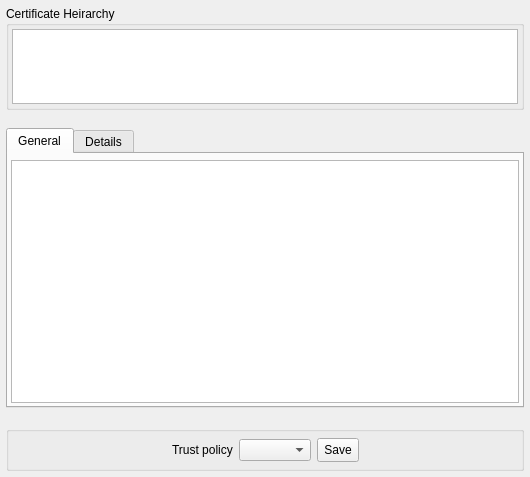
<?xml version="1.0" encoding="UTF-8"?>
<ui version="4.0">
 <class>QgsAuthCertInfo</class>
 <widget class="QWidget" name="QgsAuthCertInfo">
  <property name="geometry">
   <rect>
    <x>0</x>
    <y>0</y>
    <width>530</width>
    <height>477</height>
   </rect>
  </property>
  <property name="minimumSize">
   <size>
    <width>400</width>
    <height>400</height>
   </size>
  </property>
  <property name="windowTitle">
   <string>Certificate Info</string>
  </property>
  <layout class="QVBoxLayout" name="verticalLayout_3">
   <property name="spacing">
    <number>18</number>
   </property>
   <property name="leftMargin">
    <number>6</number>
   </property>
   <property name="topMargin">
    <number>6</number>
   </property>
   <property name="rightMargin">
    <number>6</number>
   </property>
   <property name="bottomMargin">
    <number>6</number>
   </property>
   <item>
    <widget class="QGroupBox" name="grpbxHeirarchy">
     <property name="sizePolicy">
      <sizepolicy hsizetype="Preferred" vsizetype="Preferred">
       <horstretch>0</horstretch>
       <verstretch>1</verstretch>
      </sizepolicy>
     </property>
     <property name="title">
      <string>Certificate Heirarchy</string>
     </property>
     <layout class="QVBoxLayout" name="verticalLayout_4">
      <property name="leftMargin">
       <number>3</number>
      </property>
      <property name="topMargin">
       <number>3</number>
      </property>
      <property name="rightMargin">
       <number>3</number>
      </property>
      <property name="bottomMargin">
       <number>3</number>
      </property>
      <item>
       <widget class="QTreeWidget" name="treeHeirarchy">
        <property name="minimumSize">
         <size>
          <width>0</width>
          <height>75</height>
         </size>
        </property>
        <property name="editTriggers">
         <set>QAbstractItemView::NoEditTriggers</set>
        </property>
        <property name="iconSize">
         <size>
          <width>26</width>
          <height>22</height>
         </size>
        </property>
        <property name="verticalScrollMode">
         <enum>QAbstractItemView::ScrollPerPixel</enum>
        </property>
        <attribute name="headerVisible">
         <bool>false</bool>
        </attribute>
        <column>
         <property name="text">
          <string notr="true">1</string>
         </property>
        </column>
       </widget>
      </item>
     </layout>
    </widget>
   </item>
   <item>
    <widget class="QTabWidget" name="tabWidgetInfo">
     <property name="sizePolicy">
      <sizepolicy hsizetype="Expanding" vsizetype="Expanding">
       <horstretch>0</horstretch>
       <verstretch>4</verstretch>
      </sizepolicy>
     </property>
     <property name="currentIndex">
      <number>0</number>
     </property>
     <widget class="QWidget" name="tabGeneral">
      <attribute name="title">
       <string>General</string>
      </attribute>
      <layout class="QVBoxLayout" name="verticalLayout_2">
       <property name="spacing">
        <number>3</number>
       </property>
       <property name="leftMargin">
        <number>3</number>
       </property>
       <property name="topMargin">
        <number>6</number>
       </property>
       <property name="rightMargin">
        <number>3</number>
       </property>
       <property name="bottomMargin">
        <number>3</number>
       </property>
       <item>
        <widget class="QTextEdit" name="teGeneral">
         <property name="readOnly">
          <bool>true</bool>
         </property>
        </widget>
       </item>
      </layout>
     </widget>
     <widget class="QWidget" name="tabDetails">
      <attribute name="title">
       <string>Details</string>
      </attribute>
      <layout class="QVBoxLayout" name="verticalLayout">
       <property name="leftMargin">
        <number>3</number>
       </property>
       <property name="topMargin">
        <number>6</number>
       </property>
       <property name="rightMargin">
        <number>3</number>
       </property>
       <property name="bottomMargin">
        <number>3</number>
       </property>
       <item>
        <widget class="QTextEdit" name="teDetails">
         <property name="readOnly">
          <bool>true</bool>
         </property>
        </widget>
       </item>
      </layout>
     </widget>
    </widget>
   </item>
   <item>
    <widget class="QGroupBox" name="grpbxTrust">
     <property name="title">
      <string/>
     </property>
     <layout class="QHBoxLayout" name="horizontalLayout">
      <property name="leftMargin">
       <number>6</number>
      </property>
      <property name="topMargin">
       <number>6</number>
      </property>
      <property name="rightMargin">
       <number>6</number>
      </property>
      <property name="bottomMargin">
       <number>6</number>
      </property>
      <item>
       <spacer name="horizontalSpacer">
        <property name="orientation">
         <enum>Qt::Horizontal</enum>
        </property>
        <property name="sizeHint" stdset="0">
         <size>
          <width>40</width>
          <height>1</height>
         </size>
        </property>
       </spacer>
      </item>
      <item>
       <widget class="QLabel" name="label">
        <property name="sizePolicy">
         <sizepolicy hsizetype="Maximum" vsizetype="Preferred">
          <horstretch>0</horstretch>
          <verstretch>0</verstretch>
         </sizepolicy>
        </property>
        <property name="text">
         <string>Trust policy</string>
        </property>
       </widget>
      </item>
      <item>
       <widget class="QgsAuthCertTrustPolicyComboBox" name="cmbbxTrust">
        <property name="sizePolicy">
         <sizepolicy hsizetype="Maximum" vsizetype="Fixed">
          <horstretch>0</horstretch>
          <verstretch>0</verstretch>
         </sizepolicy>
        </property>
       </widget>
      </item>
      <item>
       <widget class="QToolButton" name="btnSaveTrust">
        <property name="minimumSize">
         <size>
          <width>24</width>
          <height>24</height>
         </size>
        </property>
        <property name="toolTip">
         <string>Save certificate trust policy change to database</string>
        </property>
        <property name="text">
         <string>Save</string>
        </property>
        <property name="icon">
         <iconset resource="../../images/images.qrc">
          <normaloff>:/images/themes/default/mActionFileSave.svg</normaloff>:/images/themes/default/mActionFileSave.svg</iconset>
        </property>
        <property name="iconSize">
         <size>
          <width>18</width>
          <height>18</height>
         </size>
        </property>
       </widget>
      </item>
      <item>
       <spacer name="horizontalSpacer_2">
        <property name="orientation">
         <enum>Qt::Horizontal</enum>
        </property>
        <property name="sizeHint" stdset="0">
         <size>
          <width>40</width>
          <height>1</height>
         </size>
        </property>
       </spacer>
      </item>
     </layout>
    </widget>
   </item>
  </layout>
 </widget>
 <customwidgets>
  <customwidget>
   <class>QgsAuthCertTrustPolicyComboBox</class>
   <extends>QComboBox</extends>
   <header>qgsauthenticationcerttrustpolicycombobox.h</header>
  </customwidget>
 </customwidgets>
 <resources>
  <include location="../../images/images.qrc"/>
 </resources>
 <connections/>
</ui>
